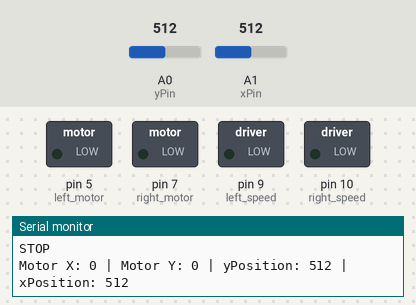
Bench run of a sketch on a simulated Arduino Uno, built with avr-gcc and run on an emulated ATmega328P. Parts: switched loads named in the sketch (green lamp = pin HIGH), the last lines printed to the serial monitor. The inputs (shaded band) are chosen by the test bench; at power-on: A0 (yPin) = 512, A1 (xPin) = 512.

Above: at 1.2 s.
1.3 s: A0 (yPin) set to 490
At 2.4 s:
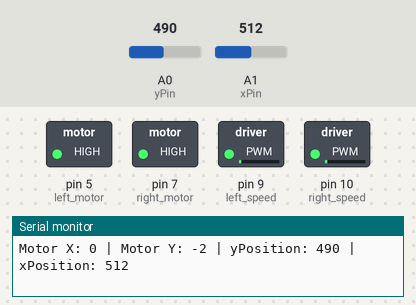
2.9 s: A1 (xPin) set to 480
5.9 s: A1 (xPin) set to 455
At 7.2 s:
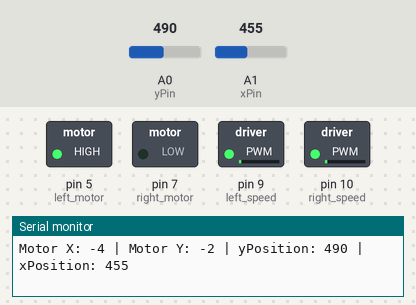
7.5 s: A1 (xPin) set to 540
At 8.0 s:
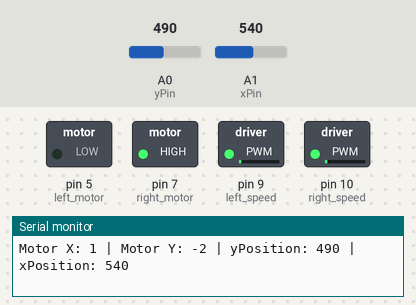
9.1 s: A1 (xPin) set to 520
At 10.2 s:
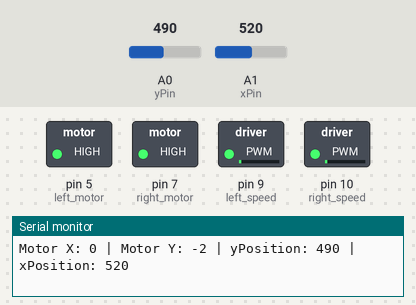
10.6 s: A0 (yPin) set to 510
At 11.4 s:
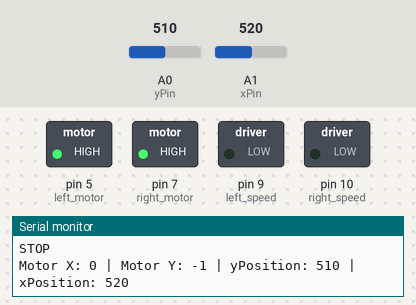
Timing chart, 0 to 13.1 s (numbered marks = the images above; inputs shaded):
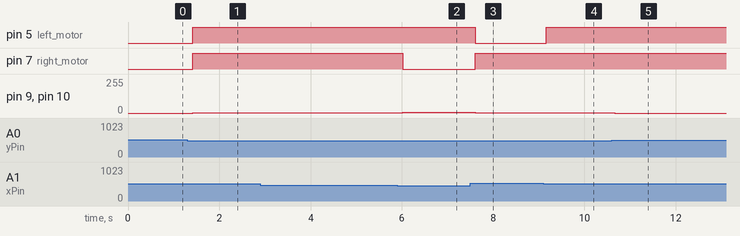

The sketch:

Motor_Control.ino
```cpp
//JOYSTICK PINS
int xPosition = 0;
int yPosition = 0;
int xPin = A1;
int yPin = A0;


//MOTOR DIRECTION CONTROLS
int left_motor = 5;
int right_motor = 7;
//MOTOR SPEED CONTROL

int coord_y = 0;
int coord_x = 0;


int left_speed = 9;          //PWM Pins for sending to Driver Pin
int right_speed = 10;         //Note, make a low-pass filter to flaten out the signal

void setup() {
  Serial.begin(9600);

  //activate Joystick pins
  pinMode(xPin, INPUT);
  pinMode(yPin, INPUT);

  //Set up Direction outputs for the motor driver inputs
  pinMode(left_motor, OUTPUT);
  pinMode(right_motor, OUTPUT);

  //Set up Speed outputs for Motor Driver
  pinMode(left_speed, OUTPUT);
  pinMode(right_speed, OUTPUT);
}

void loop() {
  xPosition = analogRead(xPin);
  yPosition = analogRead(yPin);

  coord_y = map(yPosition,0,1024,-35,35);         //  Up: 0 Down: 1024
  coord_x = map(xPosition,0,1024,-35,35);         //  Left: 0 Right: 1024

  Serial.print("Motor X: ");
  Serial.print(coord_x);
  Serial.print(" | Motor Y: ");
  Serial.print(coord_y);
  Serial.print(" | yPosition: ");
  Serial.print(yPosition);
  Serial.print(" | xPosition: ");
  Serial.println(xPosition);

  if (xPosition < 530 && xPosition > 500 && yPosition < 530 && yPosition > 500)
  {
    //Do Nothing
    motorStop();
    Serial.println("STOP");
  }
  else if (xPosition < 530 && xPosition > 470 && yPosition < 500)
  {
    //Backward
    motorBackward(left_motor,left_speed,abs(coord_y));
    motorBackward(right_motor,right_speed,abs(coord_y));
  }
  else if (xPosition < 530 && xPosition > 470 && yPosition > 500)
  {
    //Forward
    motorForward(left_motor,left_speed,abs(coord_y));
    motorForward(right_motor,right_speed,abs(coord_y));
  }
  else if (yPosition < 530 && yPosition > 470 && xPosition > 500)
  {
    //Turn right
    motorForward(left_motor,left_speed,abs(coord_x));
    motorBackward(right_motor,right_speed,abs(coord_x));
  }
  else if (yPosition < 530 && yPosition > 470 && xPosition < 500)
  {
    //Turn left
    motorBackward(left_motor,left_speed,abs(coord_x));
    motorForward(right_motor,right_speed,abs(coord_x));
  }


}


void motorForward(int dir,int mot_spd, int spd){          //mot_spd = control which motor to move: left or right
  digitalWrite(dir,LOW);
  analogWrite(mot_spd,spd);
}

void motorBackward(int dir,int mot_spd, int spd){
  digitalWrite(dir,HIGH);
  analogWrite(mot_spd,spd);
}


void motorStop(){
  analogWrite(left_speed,0);
  analogWrite(right_speed,0);
}
```

Measured:
- the behaviour switches between 471 and 470 on A1 (xPin) (found by bisection; images 1 and 2)
- the behaviour switches between 530 and 529 on A1 (xPin) (found by bisection; images 3 and 4)
- after the input at 1.3 s, pin 5 (left_motor), pin 7 (right_motor): LOW → HIGH after 0.12 s; pin 9 (left_speed), pin 10 (right_speed): 0/255 → 2/255 after 0.12 s
- after the input at 5.9 s, pin 7 (right_motor): HIGH → LOW after 0.12 s; pin 9 (left_speed), pin 10 (right_speed): 2/255 → 4/255 after 0.12 s
- after the input at 7.5 s, pin 5 (left_motor): HIGH → LOW after 0.11 s; pin 7 (right_motor): LOW → HIGH after 0.11 s; pin 9 (left_speed), pin 10 (right_speed): 4/255 → 1/255 after 0.11 s
- after the input at 9.1 s, pin 5 (left_motor): LOW → HIGH after 0.07 s; pin 9 (left_speed), pin 10 (right_speed): 1/255 → 2/255 after 0.07 s
- after the input at 10.6 s, pin 9 (left_speed), pin 10 (right_speed): 2/255 → 0/255 after 0.06 s
